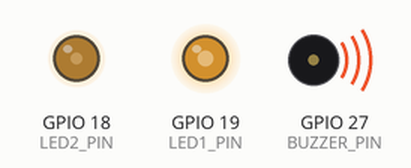
Simulated run of this program. Board: ESP32. On the bench: output pins drawn as LEDs (lit = HIGH), buzzer (waves = sounding).

Above: at 0.05 s.
At 1.0 s:
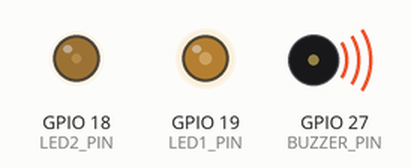
At 1.9 s:
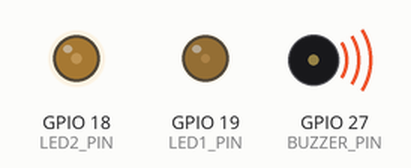
At 3.8 s:
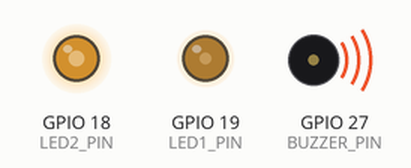
At 7.6 s:
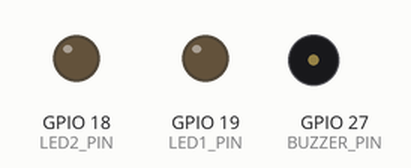
Timing chart, 0 to 8.7 s (numbered marks = the images above):
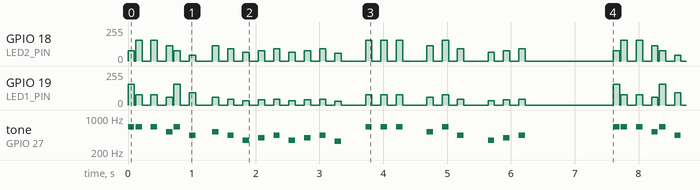

Measured:
- by itself, GPIO 18 (LED2_PIN), GPIO 19 (LED1_PIN): moves between 0/255 and 154/255, repeating every 7.6 s
- by itself, tone on GPIO 27 (BUZZER_PIN): plays 660 Hz for 0.10 s, 660 Hz for 0.10 s, 660 Hz for 0.10 s, 520 Hz for 0.10 s, 660 Hz for 0.10 s, 440 Hz for 0.10 s … (129 notes in this stretch)

The program:

main.cpp
```cpp
#include <Arduino.h>

#define LED1_PIN     19
#define LED2_PIN     18
#define BUZZER_PIN   27
#define PWM_BUZZER   0      // PWM channel for buzzer
#define PWM_LED1     1
#define PWM_LED2     2
#define RESOLUTION   8      // 8-bit resolution (0–255)

// Super Mario melody (intro only)
int melody[] = {
  660, 660, 0, 660, 0, 520, 660, 0,
  440, 0, 0, 520, 0, 440, 0,
  349, 0, 392, 0, 440, 0, 349, 0,
  392, 0, 440, 0, 330, 0, 0, 0,
  660, 0, 660, 0, 660, 0, 0, 0,
  520, 0, 660, 0, 440, 0, 0, 0,
  349, 0, 392, 0, 440, 0, 0, 0
};

int noteDurations[] = {
  100, 100, 100, 100, 100, 100, 100, 100,
  100, 100, 100, 100, 100, 100, 100,
  100, 100, 100, 100, 100, 100, 100, 100,
  100, 100, 100, 100, 100, 100, 100, 100,
  100, 100, 100, 100, 100, 100, 100, 100,
  100, 100, 100, 100, 100, 100, 100, 100,
  100, 100, 100, 100, 100, 100, 100, 100
};

int numNotes = sizeof(melody) / sizeof(melody[0]);

void setup() {
  // Setup PWM for LEDs
  ledcSetup(PWM_LED1, 5000, RESOLUTION);
  ledcAttachPin(LED1_PIN, PWM_LED1);

  ledcSetup(PWM_LED2, 5000, RESOLUTION);
  ledcAttachPin(LED2_PIN, PWM_LED2);

  // Setup PWM for buzzer
  ledcSetup(PWM_BUZZER, 2000, RESOLUTION);
  ledcAttachPin(BUZZER_PIN, PWM_BUZZER);
}

void loop() {
  for (int i = 0; i < numNotes; i++) {
    int freq = melody[i];
    int duration = noteDurations[i];

    // Play tone
    if (freq == 0) {
      ledcWrite(PWM_BUZZER, 0); // silence
    } else {
      ledcWriteTone(PWM_BUZZER, freq);
    }

    // LED behavior: brightness proportional to frequency
    int brightness = map(freq, 300, 1000, 50, 255);
    brightness = constrain(brightness, 0, 255);

    // Flash LED1 and LED2 alternately with different brightness
    ledcWrite(PWM_LED1, (i % 2 == 0) ? brightness : brightness / 2);
    ledcWrite(PWM_LED2, (i % 2 == 1) ? brightness : brightness / 2);

    delay(duration);

    // Turn off sound and LEDs briefly between notes
    ledcWrite(PWM_BUZZER, 0);
    ledcWrite(PWM_LED1, 0);
    ledcWrite(PWM_LED2, 0);
    delay(20);
  }

  delay(1000); // Pause before repeating melody
}
```
